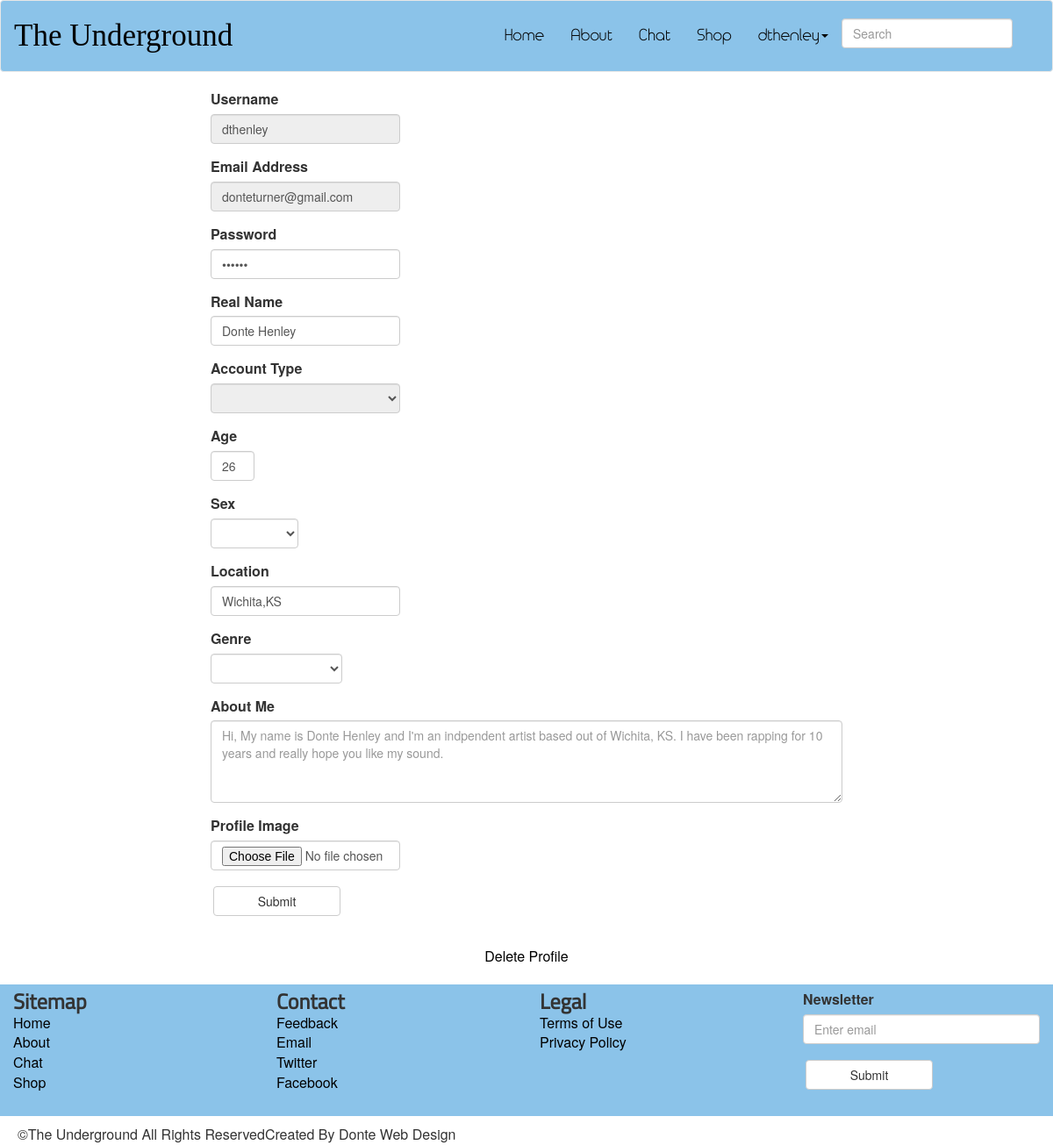
Page /signup.php (signed in) on the committed database.
### tables this page shows
CREATE TABLE `Users` (
  `userid` int(11) NOT NULL AUTO_INCREMENT,
  `username` varchar(15) NOT NULL,
  `password` varchar(20) NOT NULL,
  `email` varchar(30) NOT NULL,
  `realname` varchar(60) DEFAULT NULL,
  `age` int(3) DEFAULT NULL,
  `sex` varchar(8) DEFAULT NULL,
  `location` varchar(80) DEFAULT NULL,
  `genre` varchar(20) DEFAULT NULL,
  `profileimg` varchar(130) DEFAULT 'images/user.png',
  `signupdate` date DEFAULT NULL,
  `lastonline` date DEFAULT NULL,
  `aboutme` varchar(1040) DEFAULT NULL,
  `acctType` varchar(10) NOT NULL,
  `comment` varchar(5000) DEFAULT NULL,
  `favoriteList` varchar(250) DEFAULT NULL,
  PRIMARY KEY (`userid`),
  UNIQUE KEY `userid` (`userid`)
);

### signup.php (the view, shortened to what this page needs)
<?php
	include_once 'connect_to_mysql.php';
	if(!empty($_SESSION['userid']))
		{
			$userid = $_SESSION['userid'];
			$sql = "SELECT * FROM users WHERE userid=:userid";
			$query = $db->prepare( $sql );
			$query->execute( array( ':userid'=>$userid) );
			$results = $query->fetchAll( PDO::FETCH_ASSOC );
			foreach( $results as $row ){
				$username = $row[ 'username'];
				$email = $row[ 'email'];
				$password = $row[ 'password'];
				$realname = $row[ 'realname'];
				$age = $row[ 'age'];
				$location = $row[ 'location'];
				$aboutme = $row[ 'aboutme'];
			}
		}
?>
<html>
<html lang="en">
<head>
	<link rel="stylesheet" href="css/normalize.css">
	<link href="css/bootstrap.css" rel="stylesheet">
	<link rel="stylesheet" href="css/site.css">
	<link type="text/css" href="skin/jplayer.blue.monday.css" rel="stylesheet" />
</head>
<body>
<div class="wrapper">
	<?php include_once 'includes/header.php' ?>
	<div class="signup_form">
		<form role="form" method="POST" enctype="multipart/form-data">
		  <div class="form-group">
		    <label for="username">Username</label>
		    <?php
				if (!empty($_SESSION['userid'])) {
					echo '<input type="text" class="form-control" id="myusername" placeholder="'.$username.'" name="username" value="'.$username.'" disabled>';
				}else{
					echo '<input type="text" class="form-control" id=myusername placeholder="Enter Username" name="username" >';
				}
			?>
		  </div>
		  <div class="form-group">
		    <label for="username">Email Address</label>
		    <?php
				if (!empty($_SESSION['userid'])) {
					echo '<input type="email" class="form-control" id="myemail" placeholder="'.$email.'" name="email" value ="'.$email.'" disabled>';
				}else{
					echo '<input type="email" class="form-control" id="myemail" placeholder="email" name="email" required>';
				}
			?>
		  </div>
		  <div class="form-group">
		    <label for="password">Password</label>
		    <?php
				if (!empty($_SESSION['userid'])) {
					echo '<input type="password" class="form-control" id="myemail" placeholder="********" name="email" value="'.$password.'" disable>';
				}else{
					echo '<input type="password" class="form-control" id="mypassword" placeholder="Password" name="password">';
				}
			?>
		  </div>
		  <div class="form-group">
		  	<label for="acctType">Real Name</label>
		  	<?php
				if (!empty($_SESSION['userid'])) {
					echo '<input type="text" class="form-control" id="myrealname" placeholder="'.$realname.'"" name="realname" value="'.$realname.'">';
				}else{
					echo '<input type="text" class="form-control" id="myrealname" placeholder="John Doe" name="realname">';
				}
			?>
		  </div>
		  <div class="form-group">
		    <label for="realname">Account Type</label>
		    <?php
				if (!empty($_SESSION['userid'])) {
					echo '<select type="text" class="form-control" id="myrealname" name="acctType" disabled>';
			    	echo '<option>'.$acctType.'</option>';
			    	echo '<option>user</option>';
			    	echo '</select>';
				}else{
					echo '<select type="text" class="form-control" id="myrealname" name="acctType" required>';
			    	echo '<option></option>';
			    	echo '<option>user</option>';
			    	echo '<option>artist</option>';
			    	echo '</select>';
				}
			?>
		  </div>
		  <div class="form-group">
		    <label for="age">Age</label>
		    <?php
				if (!empty($_SESSION['userid'])) {
					echo '<input type="text" class="form-control" id="myage" placeholder="'.$age.'" name="age" value="'.$age.'">';
				}else{
					echo '<input type="text" class="form-control" id="myage" placeholder="age" name="age" >';
				}
			?>
		  </div>
		  <div class="form-group">
		    <label for="sex">Sex</label>
		    <select type="text" class="form-control" id="mysex" name="sex">
		    	<option></option>
		    	<option>Male</option>
		    </select>
		  </div>
		  <div class="form-group">
		    <label for="location">Location</label>
		    <?php
				if (!empty($_SESSION['userid'])) {
					echo '<input type="text" class="form-control" id="mylocation" placeholder="'.$location.'" name="location" value="'.$location.'">';
				}else{
					echo '<input type="text" class="form-control" id="mylocation" placeholder="City, St" name="location">';
				}
			?>
		  </div>
		  <div class="form-group">
		    <label for="genre">Genre</label>
		    <select type="text" class="form-control" id="mygenre" name="genre">
		    	<option></option>
		    	<option>Hip-Hop/Rap</option>
		    </select>
		  </div>
		  <div class="form-group">
		  	<label for="aboutme">About Me</label>
		    <?php
				if (!empty($_SESSION['userid'])) {
					echo '<textarea class="form-control" rows="4" id="aboutme" name="aboutme" placeholder="'.$aboutme.'" value="'.$aboutme.'"></textarea>';
				}else{
					echo '<textarea class="form-control" rows="4" id="aboutme" name="aboutme"></textarea>';
				}
			?>
		</div>
		  <div class="form-group">
		  	<label for="profileimg">Profile Image</label>
		  	<input type="file" class="form-control" id="myprofileimg" name="myprofileimg">
		  </div>
		  <button type="submit" class="btn btn-default">Submit</button>
		</form>
	</div>
	<div class="delete">
	<?php
		if (!empty($_SESSION['userid'])) {
			echo '<a href="delete.php">Delete Profile </a>';
		}else{
		}
	?>
	</div>
	<?php include_once 'includes/footer.php'; ?>
</div>
</body>
</html>

### includes/header.php (shortened to what this page needs)
<header>
		<nav class="navbar navbar-default header-color" role="navigation">
		  <div class="container-fluid">
		    <div class="navbar-header">
		      <a class="navbar-brand logo" href="index.php">The Underground</a>
		    </div>
		    <div class="collapse navbar-collapse" id="bs-example-navbar-collapse-1">
		      <form class="navbar-form navbar-right" role="search">
		        <div class="form-group">
		          <input type="text" class="form-control" placeholder="Search" id="search">
		        </div>
		      </form>
		      <ul class="nav navbar-nav navbar-right">
		        <li><a href="index.php">Home</a></li>
		        <li><a href="about.php">About</a></li>
		        <li><a href="chat/index.php">Chat</a></li>
		        <li><a href="shop.php">Shop</a></li>
		        <?php
				if (!empty($_SESSION)) {
					echo('<li class="dropdown"><a href="profile.php" class="dropdown-toggle" data-toggle="dropdown">'.$username.'<b class="caret"></b></a>');
					echo<<<MENU
			          <ul class="dropdown-menu">
			          	<li><a href="profile.php">View Profile</a></li>
			            <li><a href="signup.php">Edit Profile</a></li>
			            <li><a href="music_upload.php">Music Upload</a></li>
			            <li><a href="logout.php">Logout</a></li>
			          </ul>
			          </li>
MENU;
				}else{
					echo('<li><a href="index.php">Login</a></li>');
				}
			?>
		      </ul>
		    </div>
		  </div>
		</nav>
	</header>

### css/site.css (style rules this page uses)
body { font: arial; width: 100%; font-size: 16px; }
.navbar-form { margin-top: 20px; }
.navbar-default .navbar-nav > li > a { color: #000; font-family:headerFont; font-size: 18px; margin-top: 15px; margin-bottom: 15px; }
.navbar-default .navbar-brand { color: #000; }
.header,.top-half,.bottom-half,,.subfooter { width: 95%; margin: 0 auto; }
.btn { width: 145px; margin: 3px; }
ol,ul { list-style-type: none; }
header,footer { position: relative; z-index: 100; }
header li { font-size: 28px; }
a { color: #000; }
.signup_form { width: 60%; margin: 0 auto; min-height: 60%; }
.logo { font-size: 35px; font-family:logoFont; margin-top: 15px; margin-bottom: 15px; }
.header-color { background-color:#8BC3E9; }
.signup_form div { float: left;clear: both; width: 100%; text-align: left; }
#myemail,#myusername,#mypassword,#myrealname,#mylocation,#mylocation,#myprofileimg { width: 30%; }
#myage { width: 50px; }
#mysex { width: 100px; }
#mygenre { width: 150px; }
.signup_form button { clear: both; float: left; margin-bottom: 15px; }
.delete { width: 100%; text-align: center; float: left; clear: both; padding: 20px; color: blue; }

### rows in the picture
users: username "dthenley", email "donteturner@gmail.com", realname "Donte Henley", age "26", location "Wichita,KS", aboutme "Hi, My name is Donte Henley and I'm an indpendent artist based out of Wichita, KS. I have been rapping for 10 years and really hope you like my sound."
